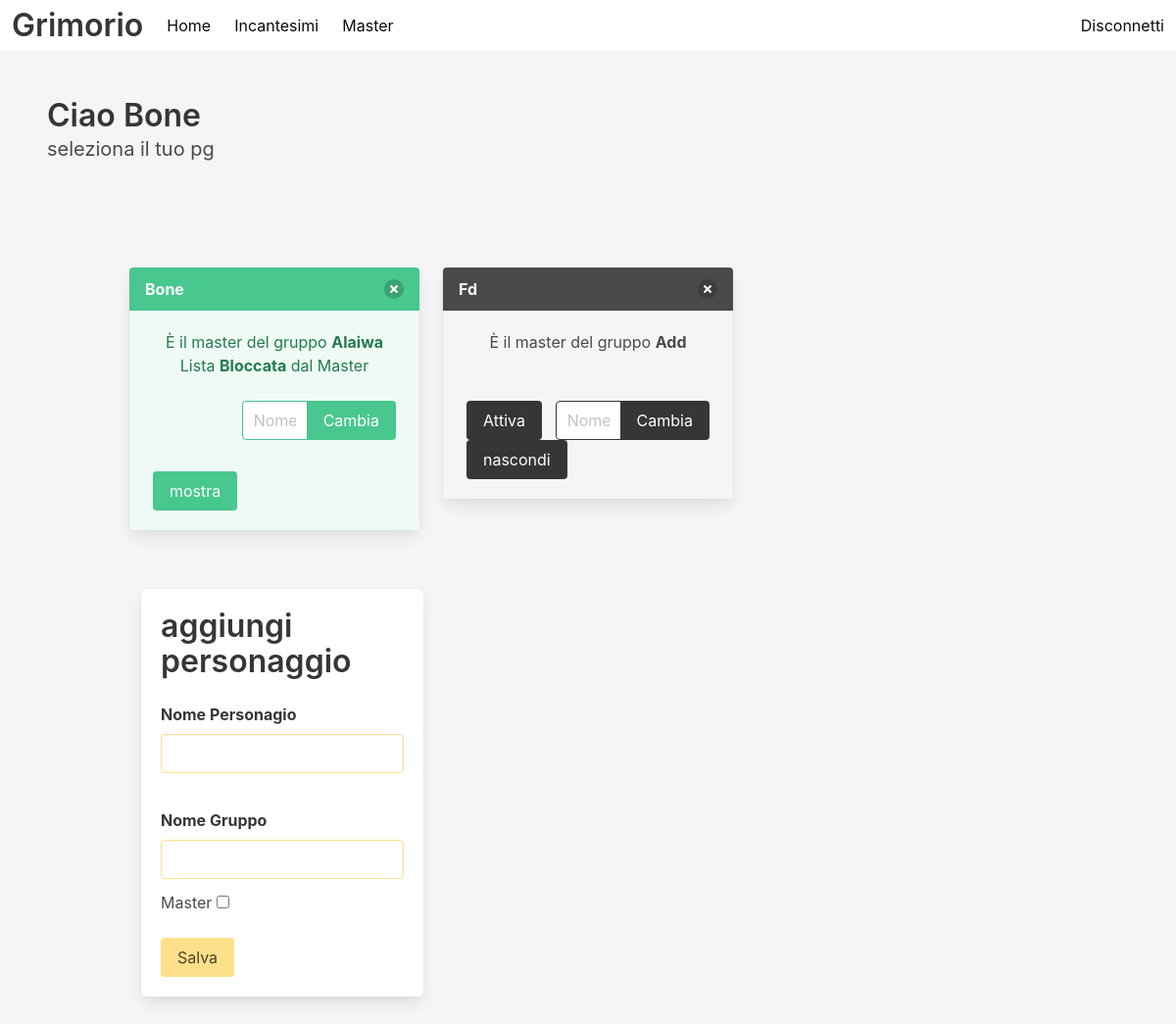
The page /index (signed in) on the database its author committed.
### app/models.py (models this page shows, shortened)
class User(UserMixin, db.Model):
    id: so.Mapped[int] = so.mapped_column(primary_key=True)
    username: so.Mapped[str] = so.mapped_column(sa.String(32), index=True, unique=True)
    password_hash: so.Mapped[Optional[str]] = so.mapped_column(sa.String(256))
    chars: so.WriteOnlyMapped["Character"] = so.relationship(back_populates="players")

class Character(db.Model):
    id: so.Mapped[int] = so.mapped_column(primary_key=True)
    name: so.Mapped[str] = so.mapped_column(sa.String(64), index=True, unique=True)
    group: so.Mapped[Optional[str]] = so.mapped_column(sa.String(64), index=True)
    plane: so.Mapped[Optional[str]] = so.mapped_column(sa.String(64), index=True)
    master: so.Mapped[bool] = so.mapped_column(sa.Boolean, default=False)
    active: so.Mapped[bool] = so.mapped_column(sa.Boolean, default=False)
    editable: so.Mapped[Optional[bool]] = so.mapped_column(sa.Boolean, default=True)
    hidden: so.Mapped[Optional[bool]] = so.mapped_column(sa.Boolean, default=False)
    user_id: so.Mapped[int] = so.mapped_column(sa.ForeignKey(User.id), index=True)
    players: so.Mapped[User] = so.relationship(back_populates="chars")
    spells: so.WriteOnlyMapped["Spell"] = so.relationship(
        back_populates="spell_chars", passive_deletes=True
    )

### app/routes.py (the view, shortened to what this page needs)
@app.route("/")
@app.route("/index", methods=["GET", "POST"])
@login_required
def index():
    form = CharacterCreationForm()
    form2 = GroupChangeForm()
    characters = db.session.scalars(
        sa.select(Character).where(Character.players == current_user)
    )
    active_char_setter()
    return render_template(
        "index.html",
        title="Home",
        characters=characters,
        form=form,
        form2=form2,
    )

### app/forms.py (shortened to what this page needs)
class CharacterCreationForm(FlaskForm):
    name = StringField("Nome Personagio", validators=[DataRequired()])
    group = StringField("Nome Gruppo")
    master = BooleanField("Master")
    submit = SubmitField("Salva")

class GroupChangeForm(FlaskForm):
    group_c = StringField("Nome Gruppo", validators=[DataRequired()])
    submit = SubmitField("Cambia")

### app/models.py (called while the page is built)
@login.user_loader
def load_user(id):
    return db.session.get(User, int(id))

### app/templates/index.html (shortened to what this page needs)
{% extends "base.html" %}
{% block content %}
    <section class="section">
        <h1 class="title">Ciao {{ current_user.username }} </h1>
        <p class="subtitle">seleziona il tuo pg</p>
    </section>
    <div class="section">
        <div class="container">
            <div class="column is-centered">
                <div class="columns is-multiline">
                    {% for character in characters %}
                        <div class="column is-one-third">
                            <div class="box p-0">
                            {% if character.active %}
                                <div class="message is-success">
                            {% else %}
                                <div class="message">
                            {% endif %}
                                    <div class="message-header">
                                        {{ character.name }}
                                        <form action="{{ url_for('delete', id=character.id) }}" method="post">
                                            <button class="delete" aria-label="delete"></button>
                                        </form>
                                    </div>
                                    <div class="message-body has-text-centered">
                                        {% if character.master %}
                                            È il master del gruppo <strong>{{ character.group }}</strong>
                                        {% else %}
                                        Sta viaggiando con il gruppo <strong>{{ character.group }}</strong>
                                        {% endif %}
                                        {% if character.editable %}
                                        <br>
                                            {% else %}
                                        <br> Lista <strong>Bloccata</strong> dal Master
                                        {% endif %}
                                        <br><br>
                                        <div class="columns is-mobile">
                                            {% if not character.active %}
                                                <div class="column is-one-third">
                                                    <form action="{{ url_for('activate', id=character.id) }}" method="post">
                                                        {{ form.submit(value="Attiva", class="button is-dark") }}
                                                    </form>
                                                    <form action="{{ url_for('hidden_state', id=character.id) }}" method="post">
                                                        {% if character.hidden %}
                                                            {{ form.submit(value="mostra", class="button is-dark") }}
                                                        {% else %}
                                                            {{ form.submit(value="nascondi", class="button is-dark") }}
                                                        {% endif %}
                                                    </form>
                                                </div>
                                                <div class ="column is-two-thirds">
                                                    <form action="{{ url_for('change_group', id=character.id) }}" method="post" class= "field has-addons">
                                                        <div class="control">
                                                            {{ form2.group_c(class="input is-dark", placeholder="Nome Gruppo") }}
                                                        </div>
                                                        <div class="control">
                                                            {{ form2.submit(class="button is-dark") }}
                                                        </div>
                                                    </form>
                                                </div>
                                            {% else %}
                                                <div class="column is-one-third">
                                                <br><br><br>
                                                    <form action="{{ url_for('hidden_state', id=character.id) }}" method="post">
                                                        {% if character.hidden %}
                                                            {{ form.submit(value="mostra", class="button is-success") }}
                                                        {% else %}
                                                            {{ form.submit(value="nascondi", class="button is-success") }}
                                                        {% endif %}
                                                    </form>
                                                </div>
                                                <div class ="column is-two-thirds">
                                                    <form action="{{ url_for('change_group', id=character.id) }}" method="post" class= "field has-addons">
                                                        <div class="control">
                                                            {{ form2.group_c(class="input is-success", placeholder="Nome Gruppo") }}
                                                        </div>
                                                        <div class="control">
                                                            {{ form2.submit(class="button is-success") }}
                                                        </div>
                                                    </form>
                                                </div>
                                            {% endif %}
                                        </div>
                                    </div>
                                </div>
                            </div>
                        </div>
                    {% else %}
                        <h3>Nessun personaggio ancora creato</h3>
                    {% endfor %}
                    <br>
                </div>
            </div>
                <br>
            <div class="column is-centered">
                <div class="column is-one-third">
                    <form action="" method="post" class="box">
                        <h2 class="title">aggiungi personaggio</h2>
                    <div class="field is-warning">
                        {{ form.name.label(class="label") }}
                        {{ form.name(class="input is-warning") }}
                    </div>
                    <br>
                    <div class="field is-warning">
                        {{ form.group.label(class="label") }}
                        {{ form.group(class="input is-warning") }}
                    </div>
                    <p>
                    {{ form.master.label(class="checkbox") }}
                    {{ form.master }}
                    </p>
                            <br>
                    <p>{{ form.submit(class="button is-warning") }}</p>
                </div>
                </div>
        </div>
    </div>
{% endblock %}

### app/static/styles.css (style rules this page uses)
:root { --verde: #46b29e; --rosso: #c15757; }

### rows shown on the page
User: username "Bone"
Character: name "Bone", group "Alaiwa", shows "Lista"
Character: name "Fd", group "Add"
